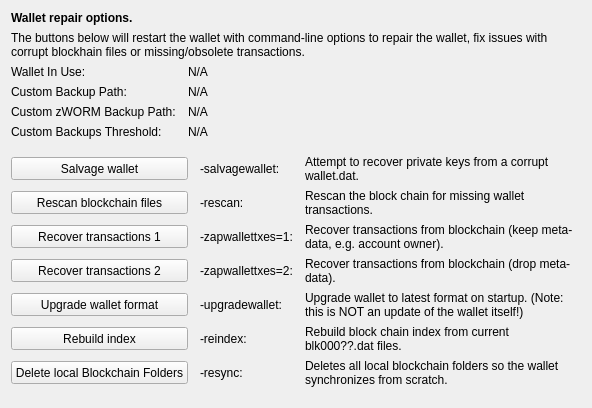
     <widget class="QWidget" name="tab_repair">
      <attribute name="title">
       <string>&amp;Wallet Repair</string>
      </attribute>
      <layout class="QGridLayout" name="gridLayout_4" columnstretch="0,0,0,0">
       <property name="horizontalSpacing">
        <number>12</number>
       </property>
       <item row="0" column="0" colspan="4">
        <widget class="QLabel" name="label_repair_header">
         <property name="font">
          <font>
           <weight>75</weight>
           <bold>true</bold>
          </font>
         </property>
         <property name="text">
          <string>Wallet repair options.</string>
         </property>
        </widget>
       </item>
       <item row="1" column="0" colspan="4">
        <widget class="QLabel" name="label_repair_helptext">
         <property name="font">
          <font>
           <weight>50</weight>
           <bold>false</bold>
          </font>
         </property>
         <property name="text">
          <string>The buttons below will restart the wallet with command-line options to repair the wallet, fix issues with corrupt blockhain files or missing/obsolete transactions.</string>
         </property>
         <property name="wordWrap">
          <bool>true</bool>
         </property>
        </widget>
       </item>
       <item row="2" column="0">
        <widget class="QLabel" name="wallet_path_label">
         <property name="text">
          <string>Wallet In Use:</string>
         </property>
        </widget>
       </item>
       <item row="2" column="1" colspan="3">
        <widget class="QLabel" name="wallet_path">
         <property name="cursor">
          <cursorShape>IBeamCursor</cursorShape>
         </property>
         <property name="text">
          <string>N/A</string>
         </property>
         <property name="textFormat">
          <enum>Qt::PlainText</enum>
         </property>
         <property name="textInteractionFlags">
          <set>Qt::LinksAccessibleByMouse|Qt::TextSelectableByKeyboard|Qt::TextSelectableByMouse</set>
         </property>
        </widget>
       </item>
       <item row="3" column="0">
        <widget class="QLabel" name="wallet_custombackuppath_label">
         <property name="text">
          <string>Custom Backup Path:</string>
         </property>
         <property name="visible">
          <bool>false</bool>
         </property>
        </widget>
       </item>
       <item row="3" column="1" colspan="3">
        <widget class="QLabel" name="wallet_custombackuppath">
         <property name="cursor">
          <cursorShape>IBeamCursor</cursorShape>
         </property>
         <property name="text">
          <string>N/A</string>
         </property>
         <property name="textFormat">
          <enum>Qt::PlainText</enum>
         </property>
         <property name="textInteractionFlags">
          <set>Qt::LinksAccessibleByMouse|Qt::TextSelectableByKeyboard|Qt::TextSelectableByMouse</set>
         </property>
         <property name="visible">
          <bool>false</bool>
         </property>
        </widget>
       </item>
       <item row="4" column="0">
        <widget class="QLabel" name="wallet_customzwormbackuppath_label">
         <property name="text">
          <string>Custom zWORM Backup Path:</string>
         </property>
         <property name="visible">
          <bool>false</bool>
         </property>
        </widget>
       </item>
       <item row="4" column="1" colspan="3">
        <widget class="QLabel" name="wallet_customzwormbackuppath">
         <property name="cursor">
          <cursorShape>IBeamCursor</cursorShape>
         </property>
         <property name="text">
          <string>N/A</string>
         </property>
         <property name="textFormat">
          <enum>Qt::PlainText</enum>
         </property>
         <property name="textInteractionFlags">
          <set>Qt::LinksAccessibleByMouse|Qt::TextSelectableByKeyboard|Qt::TextSelectableByMouse</set>
         </property>
         <property name="visible">
          <bool>false</bool>
         </property>
        </widget>
       </item>
       <item row="5" column="0">
        <widget class="QLabel" name="wallet_custombackupthreshold_label">
         <property name="text">
          <string>Custom Backups Threshold:</string>
         </property>
         <property name="visible">
          <bool>false</bool>
         </property>
        </widget>
       </item>
       <item row="5" column="1" colspan="3">
        <widget class="QLabel" name="wallet_custombackupthreshold">
         <property name="cursor">
          <cursorShape>IBeamCursor</cursorShape>
         </property>
         <property name="text">
          <string>N/A</string>
         </property>
         <property name="textFormat">
          <enum>Qt::PlainText</enum>
         </property>
         <property name="textInteractionFlags">
          <set>Qt::LinksAccessibleByMouse|Qt::TextSelectableByKeyboard|Qt::TextSelectableByMouse</set>
         </property>
         <property name="visible">
          <bool>false</bool>
         </property>
        </widget>
       </item>
       <item row="6" column="0">
        <spacer name="verticalSpacer_repair1">
         <property name="orientation">
          <enum>Qt::Vertical</enum>
         </property>
         <property name="sizeHint" stdset="0">
          <size>
           <width>10</width>
           <height>10</height>
          </size>
         </property>
        </spacer>
       </item>
       <item row="7" column="0" colspan="2">
        <widget class="QPushButton" name="btn_salvagewallet">
         <property name="minimumSize">
          <size>
           <width>100</width>
           <height>23</height>
          </size>
         </property>
         <property name="text">
          <string>Salvage wallet</string>
         </property>
        </widget>
       </item>
       <item row="7" column="2">
        <widget class="QLabel" name="label_repair_salvage_command">
         <property name="text">
          <string notr="true">-salvagewallet:</string>
         </property>
        </widget>
       </item>
       <item row="7" column="3">
        <widget class="QLabel" name="label_repair_salvage">
         <property name="text">
          <string>Attempt to recover private keys from a corrupt wallet.dat.</string>
         </property>
         <property name="wordWrap">
          <bool>true</bool>
         </property>
        </widget>
       </item>
       <item row="8" column="0" colspan="2">
        <widget class="QPushButton" name="btn_rescan">
         <property name="minimumSize">
          <size>
           <width>100</width>
           <height>23</height>
          </size>
         </property>
         <property name="text">
          <string>Rescan blockchain files</string>
         </property>
        </widget>
       </item>
       <item row="8" column="2">
        <widget class="QLabel" name="label_repair_rescan_command">
         <property name="text">
          <string notr="true">-rescan:</string>
         </property>
        </widget>
       </item>
       <item row="8" column="3">
        <widget class="QLabel" name="label_repair_rescan">
         <property name="text">
          <string>Rescan the block chain for missing wallet transactions.</string>
         </property>
         <property name="wordWrap">
          <bool>true</bool>
         </property>
        </widget>
       </item>
       <item row="9" column="0" colspan="2">
        <widget class="QPushButton" name="btn_zapwallettxes1">
         <property name="minimumSize">
          <size>
           <width>100</width>
           <height>23</height>
          </size>
         </property>
         <property name="text">
          <string>Recover transactions 1</string>
         </property>
        </widget>
       </item>
       <item row="9" column="2">
        <widget class="QLabel" name="label_repair_zap1_command">
         <property name="text">
          <string notr="true">-zapwallettxes=1:</string>
         </property>
        </widget>
       </item>
       <item row="9" column="3">
        <widget class="QLabel" name="label_repair_zap1">
         <property name="text">
          <string>Recover transactions from blockchain (keep meta-data, e.g. account owner).</string>
         </property>
         <property name="wordWrap">
          <bool>true</bool>
         </property>
        </widget>
       </item>
       <item row="10" column="0" colspan="2">
        <widget class="QPushButton" name="btn_zapwallettxes2">
         <property name="minimumSize">
          <size>
           <width>100</width>
           <height>23</height>
          </size>
         </property>
         <property name="text">
          <string>Recover transactions 2</string>
         </property>
        </widget>
       </item>
       <item row="10" column="2">
        <widget class="QLabel" name="label_repair_zap2_command">
         <property name="text">
          <string notr="true">-zapwallettxes=2:</string>
         </property>
        </widget>
       </item>
       <item row="10" column="3">
        <widget class="QLabel" name="label_repair_zap2">
         <property name="text">
          <string>Recover transactions from blockchain (drop meta-data).</string>
         </property>
         <property name="wordWrap">
          <bool>true</bool>
         </property>
        </widget>
       </item>
       <item row="11" column="0" colspan="2">
        <widget class="QPushButton" name="btn_upgradewallet">
         <property name="minimumSize">
          <size>
           <width>100</width>
           <height>23</height>
          </size>
         </property>
         <property name="text">
          <string>Upgrade wallet format</string>
         </property>
        </widget>
       </item>
       <item row="11" column="2">
        <widget class="QLabel" name="label_repair_upgrade_command">
         <property name="text">
          <string notr="true">-upgradewallet:</string>
         </property>
        </widget>
       </item>
       <item row="11" column="3">
        <widget class="QLabel" name="label_repair_upgrade">
         <property name="text">
          <string>Upgrade wallet to latest format on startup. (Note: this is NOT an update of the wallet itself!)</string>
         </property>
         <property name="wordWrap">
          <bool>true</bool>
         </property>
        </widget>
       </item>
       <item row="12" column="0" colspan="2">
        <widget class="QPushButton" name="btn_reindex">
         <property name="minimumSize">
          <size>
           <width>100</width>
           <height>23</height>
          </size>
         </property>
         <property name="text">
          <string>Rebuild index</string>
         </property>
        </widget>
       </item>
       <item row="12" column="2">
        <widget class="QLabel" name="label_repair_reindex_command">
         <property name="text">
          <string notr="true">-reindex:</string>
         </property>
        </widget>
       </item>
       <item row="12" column="3">
        <widget class="QLabel" name="label_repair_reindex">
         <property name="text">
          <string>Rebuild block chain index from current blk000??.dat files.</string>
         </property>
         <property name="wordWrap">
          <bool>true</bool>
         </property>
        </widget>
       </item>
       <item row="13" column="0" colspan="2">
        <widget class="QPushButton" name="btn_resync">
         <property name="minimumSize">
          <size>
           <width>100</width>
           <height>23</height>
          </size>
         </property>
         <property name="text">
          <string>Delete local Blockchain Folders</string>
         </property>
        </widget>
       </item>
       <item row="13" column="2">
        <widget class="QLabel" name="label_repair_resync_command">
         <property name="text">
          <string>-resync:</string>
         </property>
        </widget>
       </item>
       <item row="13" column="3">
        <widget class="QLabel" name="label_repair_resync">
         <property name="text">
          <string>Deletes all local blockchain folders so the wallet synchronizes from scratch.</string>
         </property>
         <property name="wordWrap">
          <bool>true</bool>
         </property>
        </widget>
       </item>
       <item row="14" column="0">
        <spacer name="verticalSpacer_repair2">
         <property name="orientation">
          <enum>Qt::Vertical</enum>
         </property>
         <property name="sizeHint" stdset="0">
          <size>
           <width>20</width>
           <height>10</height>
          </size>
         </property>
        </spacer>
       </item>
      </layout>
     </widget>
